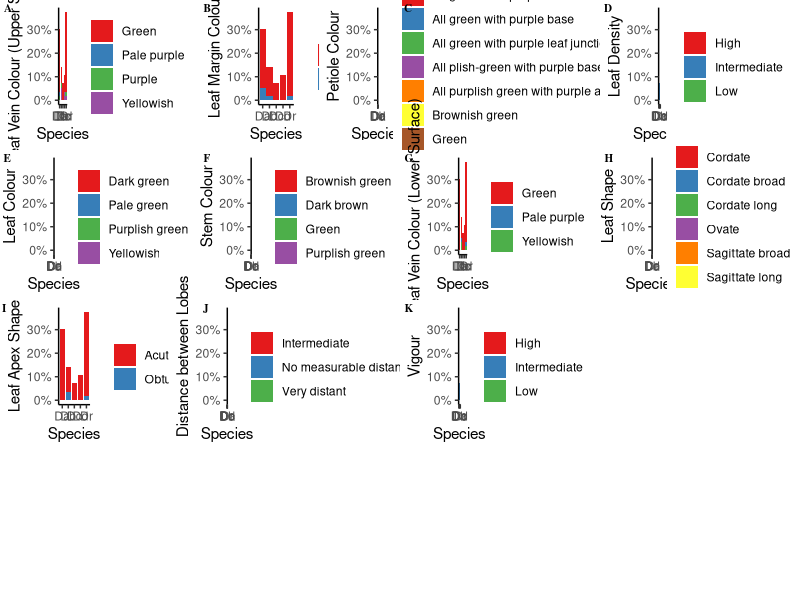
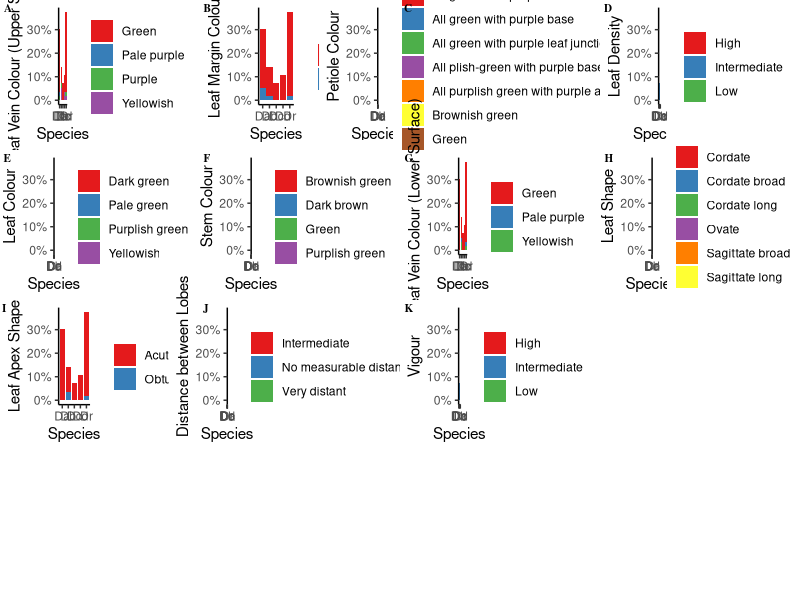

Write R code to recreate these figures, in order. (Note: this script raises an error after producing the figures.)
############################################################################
############################################################################
###                                                                      ###
###                       FIELD DATA VISUALIZATION                       ###
###                                                                      ###
############################################################################
############################################################################


library(tidyverse)
library(readxl)
library(cowplot)
theme_set(theme_classic())

data1 <- read_excel('Data/Copy of Field data Mature trait.xlsx')


data1 <- data1 %>% mutate(across(.cols = c(1:2),.fns = factor))

# Vigour
p_demo <- data1 |>
  group_by(Species,Category...4) |>
  summarise(count=n()) |>
  mutate(percent=count/sum(count)*100) |>
  ggplot(mapping = aes(x = Species,y = percent,fill=Category...4))+
  geom_col(position = 'stack')+labs(y='Vigour',fill='')+
  scale_y_continuous(breaks = c(0,25,50,75,100),labels = c('0%','25%','50%','75%','100%'),expand = c(0,0))+
  scale_fill_brewer(palette = 'Set1')






p11 <- data1 %>% count(Species,Category...4) %>%
  mutate(Perc_Stem_Color=n/sum(n)) %>%
  ggplot(mapping = aes(x = Species,y = Perc_Stem_Color,fill=Category...4))+
  geom_col()+labs(y='Vigour',fill='')+
  scale_y_continuous(labels = scales::percent)+
  scale_fill_brewer(palette = 'Set1')




# Stem Color
p1 <- data1 %>% count(Species,Category...6) %>%
  mutate(Perc_Stem_Color=n/sum(n)) %>%
  ggplot(mapping = aes(x = Species,y = Perc_Stem_Color,fill=Category...6))+
  geom_col()+labs(y='Stem Colour',fill='')+
  scale_y_continuous(labels = scales::percent)+
  scale_fill_brewer(palette = 'Set1')

# p1 <- ggplot(data = data1,mapping = aes(x = Species,y = `Stem Colour`,fill=Category...6))+geom_col()+scale_fill_brewer(name='',palette = 'Set1')+
#   theme(axis.title.y = element_text(family = 'serif',size = 10))


# Leaf Margin color

p2 <- data1 %>% count(Species,Category...8) %>%
  mutate(Perc_Stem_Color=n/sum(n)) %>%
  ggplot(mapping = aes(x = Species,y = Perc_Stem_Color,fill=Category...8))+
  geom_col()+labs(y='Leaf Margin Colour',fill='')+
  scale_y_continuous(labels = scales::percent)+
  scale_fill_brewer(palette = 'Set1')


#
# p2 <- ggplot(data = data1,mapping = aes(x = Species,y = `Leaf Margin Colour`,fill=Category...8))+geom_col()+
#   scale_fill_brewer(name='',palette = 'Set1')+
#   theme(axis.title.y = element_text(family = 'serif',size = 10))


# Petiole Colour
p3<- data1 %>% count(Species,Category...10) %>%
  mutate(Perc_Stem_Color=n/sum(n)) %>%
  ggplot(mapping = aes(x = Species,y = Perc_Stem_Color,fill=Category...10))+
  geom_col()+labs(y='Petiole Colour',fill='')+
  scale_y_continuous(labels = scales::percent)+
  scale_fill_brewer(palette = 'Set1')



# p3 <- ggplot(data = data1,aes(x = Species,y = `Petiole Colour`,fill=Category...10))+
#   geom_col()+
#   scale_fill_brewer(name='',palette = 'Set1')+
#   theme(axis.title.y = element_text(family = 'serif',size = 10))


# Leaf density
p4 <- data1 %>% count(Species,Category...12) %>%
  mutate(Perc_Stem_Color=n/sum(n)) %>%
  ggplot(mapping = aes(x = Species,y = Perc_Stem_Color,fill=Category...12))+
  geom_col()+labs(y='Leaf Density',fill='')+
  scale_y_continuous(labels = scales::percent)+
  scale_fill_brewer(palette = 'Set1')



# p4 <- ggplot(data = data1,aes(x = Species,y = `Leaf density`,fill=Category...12))+
#   geom_col()+
#   scale_fill_brewer(name='',palette = 'Set1')+
#   theme(axis.title.y = element_text(family = 'serif',size = 10))

# Leaf Colour
p5 <- data1 %>% count(Species,Category...14) %>%
  mutate(Perc_Stem_Color=n/sum(n)) %>%
  ggplot(mapping = aes(x = Species,y = Perc_Stem_Color,fill=Category...14))+
  geom_col()+labs(y='Leaf Colour',fill='')+
  scale_y_continuous(labels = scales::percent)+
  scale_fill_brewer(palette = 'Set1')



# p5 <- ggplot(data = data1,aes(x = Species,y = `Leaf Colour-`,fill=Category...14))+
#   geom_col()+
#   scale_fill_brewer(name='',palette = 'Set1')+
#   theme(axis.title.y = element_text(family = 'serif',size = 10))

# Leaf Vein Colour Upper

p6 <- data1 %>% count(Species,Category...16) %>%
  mutate(Perc_Stem_Color=n/sum(n)) %>%
  ggplot(mapping = aes(x = Species,y = Perc_Stem_Color,fill=Category...16))+
  geom_col()+labs(y='Leaf Vein Colour (Upper Surface)',fill='')+
  scale_y_continuous(labels = scales::percent)+
  scale_fill_brewer(palette = 'Set1')


# p6 <- ggplot(data = data1,aes(x = Species,y = `Leaf vein colour(Upper Surface)`,fill=Category...16))+
#   geom_col()+
#   scale_fill_brewer(name='',palette = 'Set1')+
#   theme(axis.title.y = element_text(family = 'serif',size = 10))


# Leaf Vein Colour (Lower Surface)
p7 <- data1 %>% count(Species,Category...18) %>%
  mutate(Perc_Stem_Color=n/sum(n)) %>%
  ggplot(mapping = aes(x = Species,y = Perc_Stem_Color,fill=Category...18))+
  geom_col()+labs(y='Leaf Vein Colour (Lower Surface)',fill='')+
  scale_y_continuous(labels = scales::percent)+
  scale_fill_brewer(palette = 'Set1')


# p7 <- ggplot(data = data1,aes(x = Species,y = `Leaf vein colour(Lower Surface)`,fill=Category...18))+
#   geom_col()+
#   scale_fill_brewer(name='',palette = 'Set1')+
#   theme(axis.title.y = element_text(family = 'serif',size = 10))



# Leaf Shape

p8 <- data1 %>% count(Species,Category...20) %>%
  mutate(Perc_Stem_Color=n/sum(n)) %>%
  ggplot(mapping = aes(x = Species,y = Perc_Stem_Color,fill=Category...20))+
  geom_col()+labs(y='Leaf Shape',fill='')+
  scale_y_continuous(labels = scales::percent)+
  scale_fill_brewer(palette = 'Set1')


# p8 <- ggplot(data = data1,aes(x = Species,y = `Leaf Shape`,fill=Category...20))+
#   geom_col()+
#   scale_fill_brewer(name='',palette = 'Set1')


# Leaf Apex Shape
p9 <- data1 %>% count(Species,Category...22) %>%
  mutate(Perc_Stem_Color=n/sum(n)) %>%
  ggplot(mapping = aes(x = Species,y = Perc_Stem_Color,fill=Category...22))+
  geom_col()+labs(y='Leaf Apex Shape',fill='')+
  scale_y_continuous(labels = scales::percent)+
  scale_fill_brewer(palette = 'Set1')


# p9 <- ggplot(data = data1,aes(x = Species,y = `Leaf apex shape`,fill=Category...22))+
#   geom_col()+
#   scale_fill_brewer(name='',palette = 'Set1')+
#   theme(axis.title.y = element_text(family = 'serif',size = 10))

# Distance between lobes
p10 <- data1 %>% count(Species,Category...24) %>%
  mutate(Perc_Stem_Color=n/sum(n)) %>%
  ggplot(mapping = aes(x = Species,y = Perc_Stem_Color,fill=Category...24))+
  geom_col()+labs(y='Distance between Lobes',fill='')+
  scale_y_continuous(labels = scales::percent)+
  scale_fill_brewer(palette = 'Set1')



# p10 <- ggplot(data = data1,aes(x = Species,y = `Distance between lobes`,fill=Category...24))+
#   geom_col()+
#   scale_fill_brewer(name='',palette = 'Set1')+
#   theme(axis.title.y = element_text(family = 'serif',size = 10))
#

plot_grid(p6,p2,p3,p4,p5,p1,p7,p8,p9,p10,p11,nrow = 4,ncol = 4,rel_widths = c(1,1),labels = 'AUTO',label_size = 8,label_fontfamily = 'serif')


ggsave(path = here::here('Plot'),'Field.png',width = 26,height = 12,dpi = 450)




# Analysis for Pot Experiment

data <- read_excel('Data/Copy of Mature trait data pot exp.xlsx')

# Stem Color for Pot Experiment

p12 <- data %>% count(Specie,Category...4) %>%
  mutate(Perc_Stem_Color=n/sum(n)) %>%
  ggplot(mapping = aes(x = Specie,y = Perc_Stem_Color,fill=Category...4))+
  geom_col()+labs(y='Stem Colour',fill='')+
  scale_y_continuous(labels = scales::percent)+
  scale_fill_brewer(palette = 'Set1')


# ggplot(data = data,aes(x = Specie,`Stem Colour`,fill=Category...4))+geom_col()+scale_fill_brewer(name='',palette = 'Set1')+
# theme(axis.title.y = element_text(family = 'serif',size = 10))


# Leaf Color
p13 <- data %>% count(Specie,Category...6) %>%
  mutate(Perc_Stem_Color=n/sum(n)) %>%
  ggplot(mapping = aes(x = Specie,y = Perc_Stem_Color,fill=Category...6))+
  geom_col()+labs(y='Leaf Colour',fill='')+
  scale_y_continuous(labels = scales::percent)+
  scale_fill_brewer(palette = 'Set1')


# ggplot(data = data,aes(x = Specie,`Leaf colour`,fill=Category...6))+geom_col()+scale_fill_brewer(name='',palette = 'Set1')+
# theme(axis.title.y = element_text(family = 'serif',size = 14))

# Leaf Margin Color
p14 <- data %>% count(Specie,Category...8) %>%
  mutate(Perc_Stem_Color=n/sum(n)) %>%
  ggplot(mapping = aes(x = Specie,y = Perc_Stem_Color,fill=Category...8))+
  geom_col()+labs(y='Margin Colour',fill='')+
  scale_y_continuous(labels = scales::percent)+
  scale_fill_brewer(palette = 'Set1')


# ggplot(data = data,aes(x = Specie,`Leaf margin colour`,fill=Category...8))+geom_col()+scale_fill_brewer(name='',palette = 'Set1')+
#   theme(axis.title.y = element_text(family = 'serif',size = 14))

# Leaf Vein Color (US)
p15 <- data %>% count(Specie,Category...10) %>%
  mutate(Perc_Stem_Color=n/sum(n)) %>%
  ggplot(mapping = aes(x = Specie,y = Perc_Stem_Color,fill=Category...10))+
  geom_col()+labs(y='Leaf Vein Colour (US)',fill='')+
  scale_y_continuous(labels = scales::percent)+
  scale_fill_brewer(palette = 'Set1')


# Leaf Vein Color (LS)
p16 <- data %>% count(Specie,Category...12) %>%
  mutate(Perc_Stem_Color=n/sum(n)) %>%
  ggplot(mapping = aes(x = Specie,y = Perc_Stem_Color,fill=Category...12))+
  geom_col()+labs(y='Leaf Vein Colour (LS)',fill='')+
  scale_y_continuous(labels = scales::percent)+
  scale_fill_brewer(palette = 'Set1')


# Petiole Colour
p17 <- data %>% count(Specie,Category...14) %>%
  mutate(Perc_Stem_Color=n/sum(n)) %>%
  ggplot(mapping = aes(x = Specie,y = Perc_Stem_Color,fill=Category...14))+
  geom_col()+labs(y='Petiole Colour',fill='')+
  scale_y_continuous(labels = scales::percent)+
  scale_fill_brewer(palette = 'Set1')

# Tip Color
p18 <- data %>% count(Specie,Category...16) %>%
  mutate(Perc_Stem_Color=n/sum(n)) %>%
  ggplot(mapping = aes(x = Specie,y = Perc_Stem_Color,fill=Category...16))+
  geom_col()+labs(y='Tip Colour',fill='')+
  scale_y_continuous(labels = scales::percent)+
  scale_fill_brewer(palette = 'Set1')

# Vigour
p19 <- data %>% count(Specie,Category...18) %>%
  mutate(Perc_Stem_Color=n/sum(n)) %>%
  ggplot(mapping = aes(x = Specie,y = Perc_Stem_Color,fill=Category...18))+
  geom_col()+labs(y='Vigour',fill='')+
  scale_y_continuous(labels = scales::percent)+
  scale_fill_brewer(palette = 'Set1')


# Leaf Shape
p20 <- data %>% count(Specie,Category...20) %>%
  mutate(Perc_Stem_Color=n/sum(n)) %>%
  ggplot(mapping = aes(x = Specie,y = Perc_Stem_Color,fill=Category...20))+
  geom_col()+labs(y='Leaf Shape',fill='')+
  scale_y_continuous(labels = scales::percent)+
  scale_fill_brewer(palette = 'Set1')


# Leaf Vein Color
p21 <- data %>% count(Specie,Category...22) %>%
  mutate(Perc_Stem_Color=n/sum(n)) %>%
  ggplot(mapping = aes(x = Specie,y = Perc_Stem_Color,fill=Category...22))+
  geom_col()+labs(y='Leaf Apex Shape',fill='')+
  scale_y_continuous(labels = scales::percent)+
  scale_fill_brewer(palette = 'Set1')

# Leaf Vein Color
p22 <- data %>% count(Specie,Category...24) %>%
  mutate(Perc_Stem_Color=n/sum(n)) %>%
  ggplot(mapping = aes(x = Specie,y = Perc_Stem_Color,fill=Category...24))+
  geom_col()+labs(y='Leaf Density',fill='')+
  scale_y_continuous(labels = scales::percent)+
  scale_fill_brewer(palette = 'Set1')


plot_grid(p12,p13,p14,p15,p16,p17,p18,p19,p20,p21,p22,nrow = 4,ncol = 4,rel_widths = c(1,1),labels = 'AUTO',label_size = 8,label_fontfamily = 'serif')


ggsave(path = here::here('Plot'),'Pot.png',width = 26,height = 12,dpi = 450)
